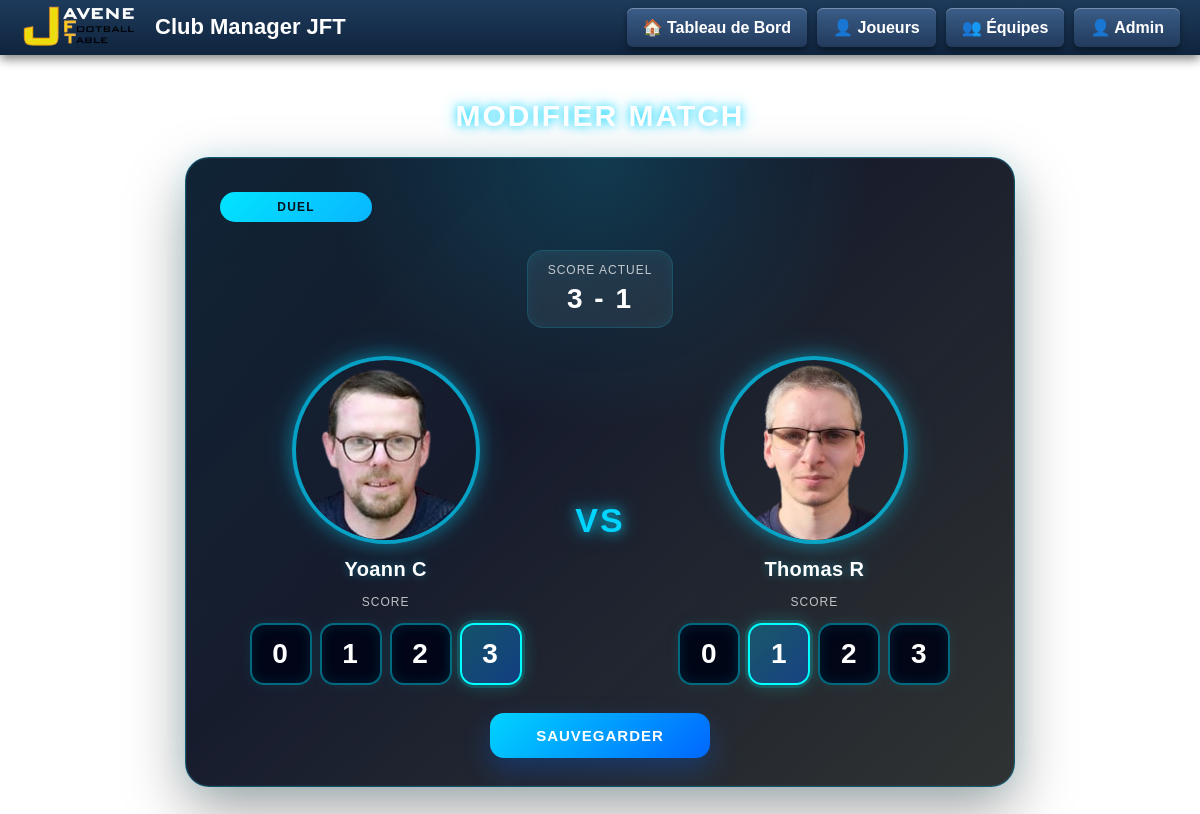
The page /admin/match/edit/853 (signed in) on the database as committed earlier.
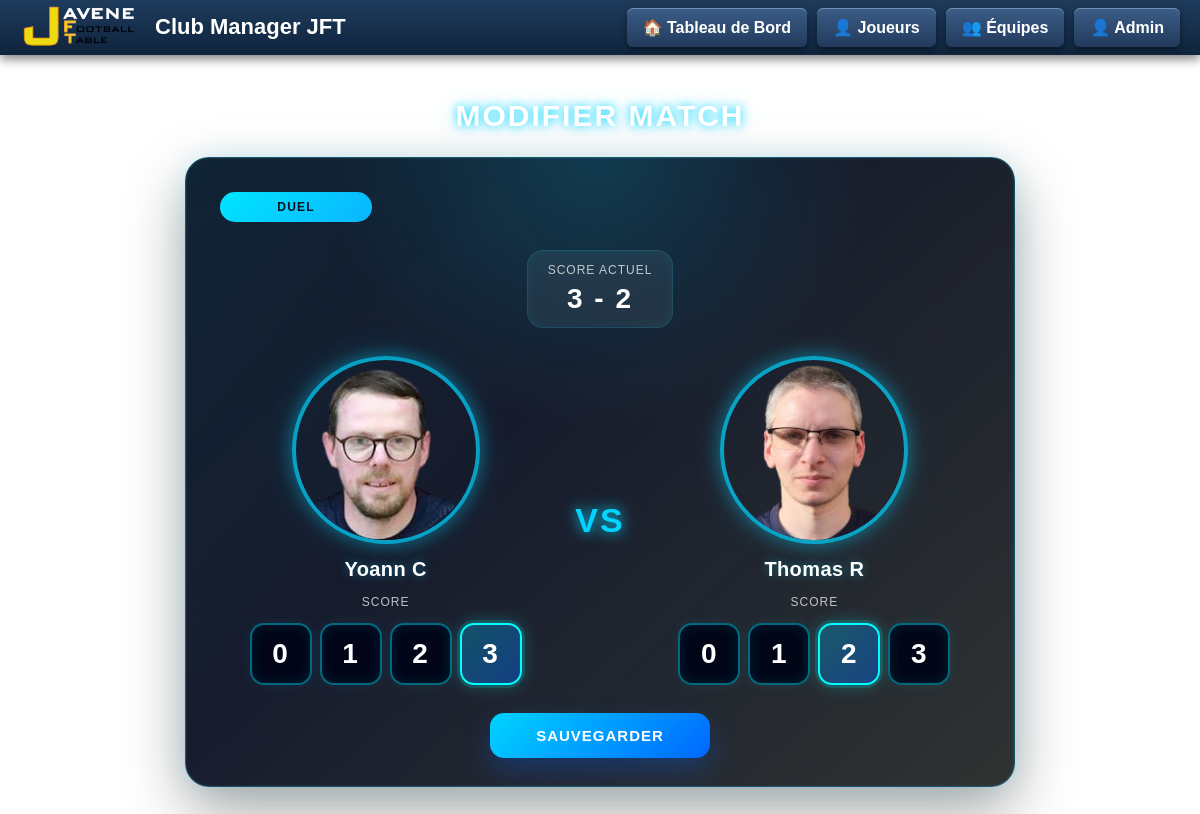
The same page on the database as committed later.
### app.py (models this page shows)
class Match(db.Model):
    id = db.Column(db.Integer, primary_key=True)
    date = db.Column(db.String(20))
    playerA_id = db.Column(db.Integer, db.ForeignKey('player.id'))
    playerB_id = db.Column(db.Integer, db.ForeignKey('player.id'))
    playerA = db.relationship("Player", foreign_keys=[playerA_id])
    playerB = db.relationship("Player", foreign_keys=[playerB_id])
    scoreA = db.Column(db.Integer)
    scoreB = db.Column(db.Integer)
    type = db.Column(db.String(10))
    season_id = db.Column(db.Integer, db.ForeignKey('season.id'))

### app.py (the view, shortened to what this page needs)
@app.route("/admin/match/edit/<int:id>", methods=["GET", "POST"])
def edit_match(id):
    match = Match.query.get_or_404(id)
    players = Player.query.all()
    players_dict = {p.id: p for p in players}
    return render_template(
        "admin_match_edit.html",
        match=match,
        players_dict=players_dict
    )

### app.py (called while the page is built)
@app.after_request
def add_header(response):
    response.headers["Cache-Control"] = "no-store"
    return response

### templates/admin_match_edit.html (shortened to what this page needs)
{% extends "base.html" %}
{% block content %}
<div class="admin-container">
    <h2>Modifier match</h2>
    <div class="match-edit-card">
        <div class="match-type-badge match-type-{{ (match.type or '')|lower }}">
            {{ match.type }}
        </div>
        <form method="POST" class="score-form">
            <div class="current-score-banner">
                <span class="current-score-label">Score actuel</span>
                <strong>{{ match.scoreA if match.scoreA is not none else "-" }} - {{ match.scoreB if match.scoreB is not none else "-" }}</strong>
            </div>
            <div class="players">
                <div class="player">
                    <img src="{{ players_dict[match.playerA_id].photo if match.playerA_id in players_dict else '/static/img/default.png' }}">
                    <h3>{{ players_dict[match.playerA_id].name if match.playerA_id in players_dict else "Joueur A" }}</h3>
                    <label>Score</label>
                    <div class="score-picker" role="radiogroup" aria-label="Score joueur A">
                        {% for score in range(0, 4) %}
                        <label class="score-option">
                            <span>{{ score }}</span>
                        </label>
                        {% endfor %}
                    </div>
                </div>
                <div class="vs">VS</div>
                <div class="player">
                    <img src="{{ players_dict[match.playerB_id].photo if match.playerB_id in players_dict else '/static/img/default.png' }}">
                    <h3>{{ players_dict[match.playerB_id].name if match.playerB_id in players_dict else "Joueur B" }}</h3>
                    <label>Score</label>
                    <div class="score-picker" role="radiogroup" aria-label="Score joueur B">
                        {% for score in range(0, 4) %}
                        <label class="score-option">
                            <span>{{ score }}</span>
                        </label>
                        {% endfor %}
                    </div>
                </div>
            </div>
            <button type="submit" class="btn-save">
                Sauvegarder
            </button>
        </form>
    </div>
</div>
{% endblock %}

Rows that differ between the two databases and show on the page:
changed Match "DUEL": scoreB "1" → "2"
